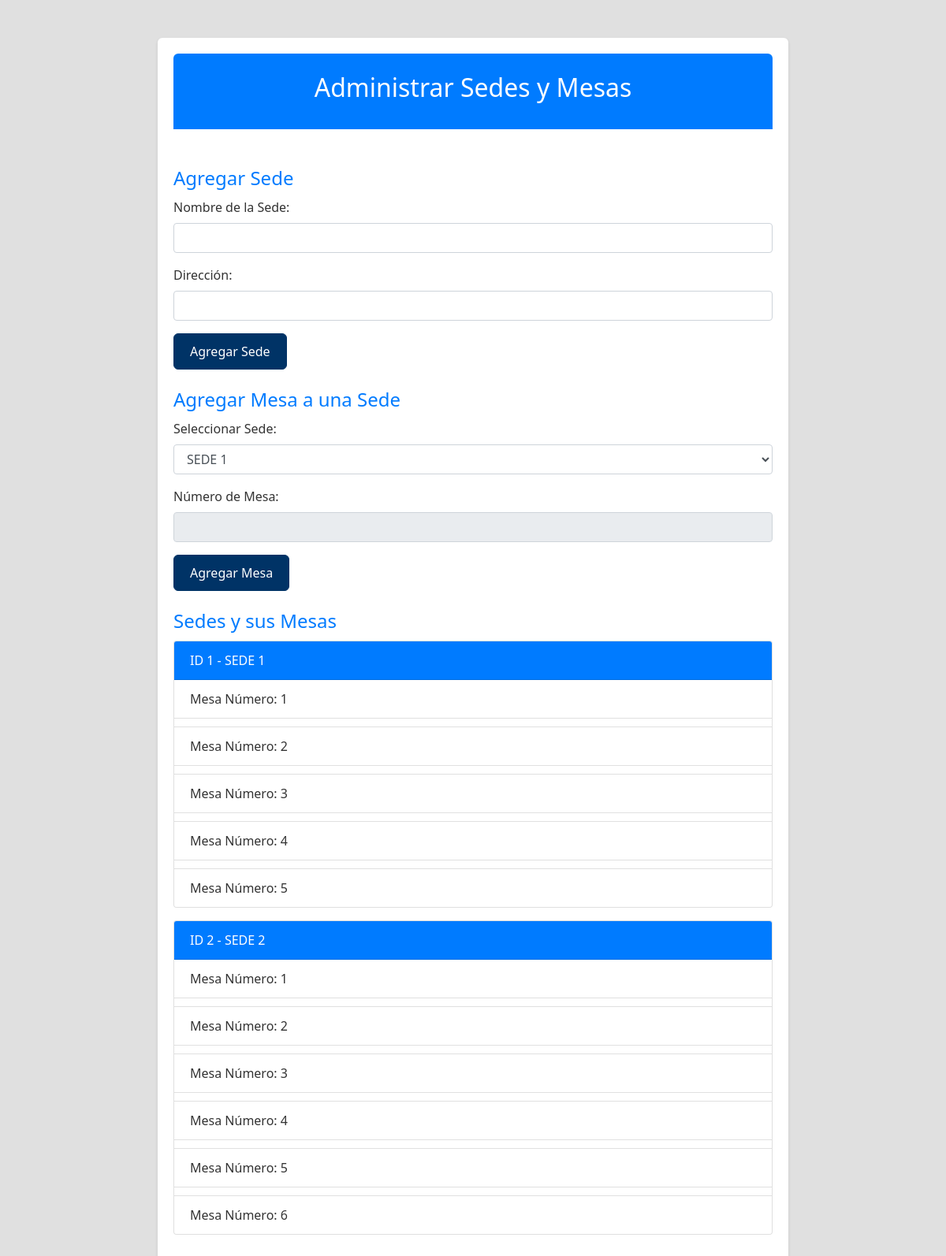
/agregar_sede, run on the app's committed database.
### app.py (models this page shows)
class Sede(db.Model):
    id = db.Column(db.Integer, primary_key=True)
    nombre = db.Column(db.String(100), nullable=False)
    direccion = db.Column(db.String(200), nullable=False)

class Mesa(db.Model):
    id = db.Column(db.Integer, primary_key=True)
    sede_id = db.Column(db.Integer, db.ForeignKey('sede.id'), nullable=False)
    mesa_numero = db.Column(db.Integer, nullable=False)
    sede = db.relationship('Sede', backref=db.backref('mesas', lazy=True))

### app.py (the view, shortened to what this page needs)
@app.route('/agregar_sede', methods=['GET', 'POST'])
def agregar_sede():
    sedes = Sede.query.all()
    mesas = Mesa.query.all()
    return render_template('administrar_sedes_mesas.html', sedes=sedes, mesas=mesas)

### app.py (called while the page is built)
@app.context_processor
def utility_processor():
    def enumerar(iterable, start=0):
        return enumerate(iterable, start)
    return dict(enumerar=enumerar)

### templates/administrar_sedes_mesas.html (shortened to what this page needs)
<!DOCTYPE html>
<html lang="en">
<head>
    <link rel="stylesheet" href="https://stackpath.bootstrapcdn.com/bootstrap/4.3.1/css/bootstrap.min.css">
    <link rel="stylesheet" href="{{ url_for('static', filename='styles.css') }}">
</head>
<body>
    <div class="container mt-5">
        <header class="text-center bg-primary text-white py-4" style="border-radius: 6px 6px 0 0;">
            <h1>Administrar Sedes y Mesas</h1>
        </header>
        <div class="mt-5">
            <form method="post" action="{{ url_for('agregar_sede') }}" class="mb-4">
                <h2 class="text-primary">Agregar Sede</h2>
                <div class="form-group">
                    <label for="nombre_sede">Nombre de la Sede:</label>
                    <input type="text" id="nombre_sede" name="nombre_sede" class="form-control mb-2" required>
                </div>
                <div class="form-group">
                    <label for="direccion">Dirección:</label>
                    <input type="text" id="direccion" name="direccion" class="form-control mb-2" required>
                </div>
                <button type="submit" class="btn btn-primary">Agregar Sede</button>
            </form>
            <form method="post" action="{{ url_for('agregar_mesas') }}" class="mb-4">
                <h2 class="text-primary">Agregar Mesa a una Sede</h2>
                <div class="form-group">
                    <label for="sede_id">Seleccionar Sede:</label>
                    <select id="sede_id" name="sede_id" class="form-control mb-2" required>
                        {% for sede in sedes %}
                        <option value="{{ sede.id }}">{{ sede.nombre }}</option>
                        {% endfor %}
                    </select>
                </div>
                <div class="form-group">
                    <label for="mesa_numero">Número de Mesa:</label>
                    <input type="number" id="mesa_numero" name="mesa_numero" class="form-control mb-2" required
                        readonly>
                </div>
                <button type="submit" class="btn btn-primary">Agregar Mesa</button>
            </form>
            <h2 class="text-primary">Sedes y sus Mesas</h2>
            {% if sedes %}
            {% for sede in sedes %}
            <div class="card mb-3">
                <div class="card-header bg-primary text-white">
                    ID {{ sede.id }} - {{ sede.nombre }}
                </div>
                <ul class="list-group list-group-flush">
                    {% for mesa in sede.mesas %}
                    <li class="list-group-item">Mesa Número: {{ mesa.mesa_numero }}</li>
                    {% endfor %}
                </ul>
            </div>
            {% endfor %}
            {% else %}
            <p>No se han agregado sedes ni mesas todavía.</p>
            {% endif %}
        </div>
    </div>
</body>
</html>

### static/styles.css (style rules this page uses)
:root { --primary-color: #003366; --secondary-color: #ffcc00; --background-color: #e0e0e0; --text-color: #333333; --white-color: #ffffff; --highlight-color: #0078d7; }
body { font-family: 'Segoe UI', Tahoma, Geneva, Verdana, sans-serif; background-color: var(--background-color); margin: 0; padding: 0; color: var(--text-color); }
.container { max-width: 800px; margin: 0 auto; padding: 20px; background-color: var(--white-color); box-shadow: 0 2px 4px rgba(0, 0, 0, 0.1); border-radius: 6px; }
header { background-color: var(--primary-color); color: var(--white-color); padding: 20px; text-align: center; width: 100%; }
h1, h2 { margin: 0; padding-bottom: 10px; }
h1 { font-size: 2rem; }
h2 { color: var(--primary-color); font-size: 1.5rem; }
.btn-primary { background-color: var(--primary-color); border-color: var(--primary-color); color: var(--white-color); border-radius: 6px; padding: 10px 20px; transition: background-color 0.3s, border-color 0.3s; }
.list-group-item { background-color: var(--white-color); border: 1px solid var(--background-color); border-radius: 6px; margin-bottom: 10px; transition: background-color 0.3s, border-color 0.3s; }

### data on the page
Sede: id "1", nombre "SEDE 1"
Mesa: mesa_numero "1"
Mesa: mesa_numero "2"
Mesa: mesa_numero "3"
Mesa: mesa_numero "4"
Mesa: mesa_numero "5"
Sede: id "2", nombre "SEDE 2"
Mesa: mesa_numero "1"
Mesa: mesa_numero "2"
Mesa: mesa_numero "3"
Mesa: mesa_numero "4"
Mesa: mesa_numero "5"
Mesa: mesa_numero "6"

### other printed values
form field sede_id "SEDE 1"
